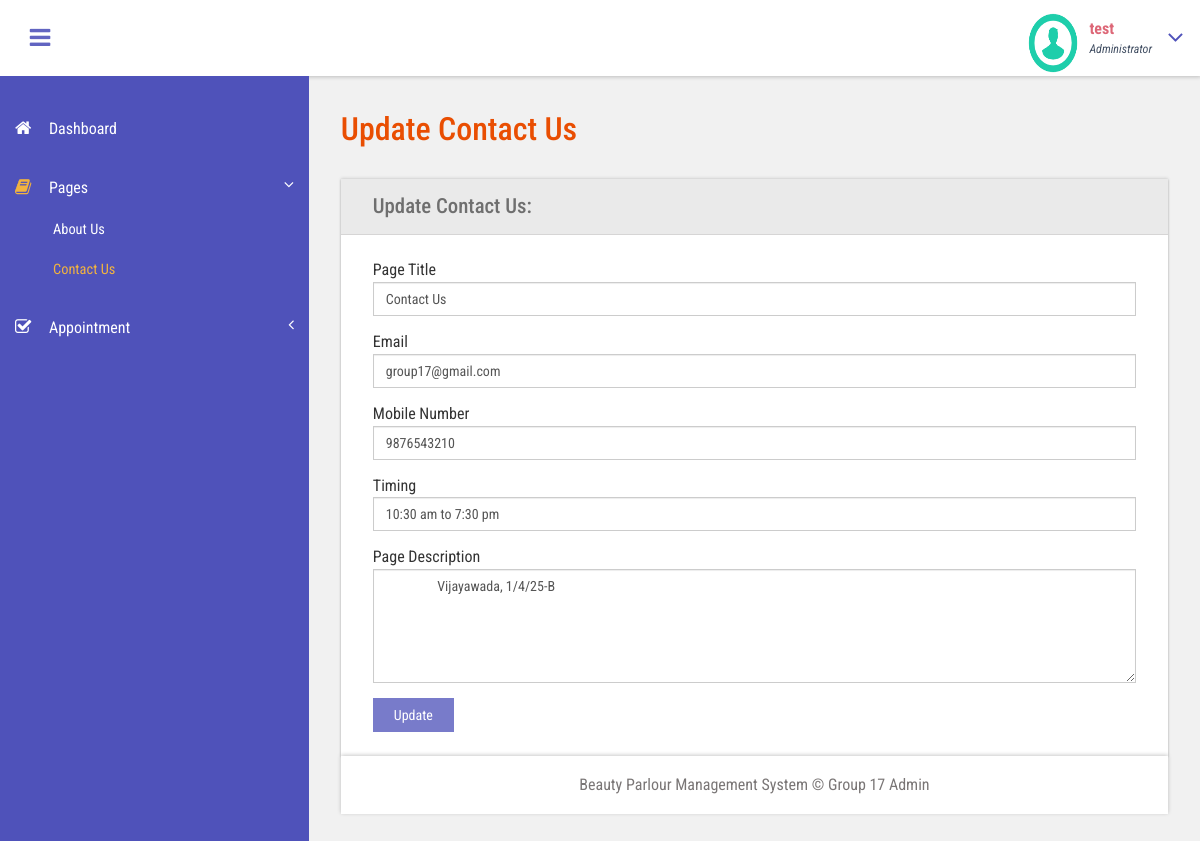
The page /admin/contact-us.php (signed in) on the database its author committed.
### tables this page shows
CREATE TABLE `tblpage` (
  `ID` int(10) NOT NULL,
  `PageType` varchar(200) DEFAULT NULL,
  `PageTitle` mediumtext DEFAULT NULL,
  `PageDescription` mediumtext DEFAULT NULL,
  `Email` varchar(200) DEFAULT NULL,
  `MobileNumber` bigint(10) DEFAULT NULL,
  `UpdationDate` date DEFAULT NULL,
  `Timing` varchar(200) NOT NULL
);

### admin/contact-us.php (the view, shortened to what this page needs)
<?php
include('includes/dbconnection.php');
if (strlen($_SESSION['bpmsaid']==0)) {
  header('location:logout.php');
  } else{
  ?>
<!DOCTYPE HTML>
<html>
<head>
<link href="css/bootstrap.css" rel='stylesheet' type='text/css' />
<link href="css/style.css" rel='stylesheet' type='text/css' />
<link href="css/font-awesome.css" rel="stylesheet">
<link href="css/animate.css" rel="stylesheet" type="text/css" media="all">
<link href="css/custom.css" rel="stylesheet">
</head>
<body class="cbp-spmenu-push">
	<div class="main-content">
		 <?php include_once('includes/sidebar.php');?>
	 <?php include_once('includes/header.php');?>
		<div id="page-wrapper">
			<div class="main-page">
				<div class="forms">
					<h3 class="title1">Update Contact Us</h3>
					<div class="form-grids row widget-shadow" data-example-id="basic-forms">
						<div class="form-title">
							<h4>Update Contact Us:</h4>
						</div>
						<div class="form-body">
							<form method="post">
  <?php
$ret=mysqli_query($con,"select * from  tblpage where PageType='contactus'");
while ($row=mysqli_fetch_array($ret)) {
?>
							 <div class="form-group"> <label for="exampleInputEmail1">Page Title</label> <input type="text" class="form-control" name="pagetitle" id="pagetitle" value="<?php  echo $row['PageTitle'];?>" required="true"> </div><div class="form-group"> <label for="exampleInputEmail1">Email</label> <input type="text" class="form-control" name="email" id="email" value="<?php  echo $row['Email'];?>" required="true"> </div><div class="form-group"> <label for="exampleInputEmail1">Mobile Number</label> <input type="text" class="form-control" name="mobnumber" id="mobnumber" value="<?php  echo $row['MobileNumber'];?>" required="true"> </div><div class="form-group"> <label for="exampleInputEmail1">Timing</label> <input type="text" class="form-control" name="timing" id="timing" value="<?php  echo $row['Timing'];?>" required="true"> </div> <div class="form-group"> <label for="exampleInputPassword1">Page Description</label> <textarea name="pagedes" id="pagedes" rows="5" class="form-control">
        <?php  echo $row['PageDescription'];?></textarea> </div>
							 <?php } ?>
							  <button type="submit" name="submit" class="btn btn-default">Update</button> </form>
						</div>
					</div>
			</div>
		</div>
		 <?php include_once('includes/footer.php');?>
	</div>
</body>
</html>
<?php } ?>

### admin/includes/header.php (shortened to what this page needs)
<div class="sticky-header header-section ">
      <div class="header-left">
        <button id="showLeftPush"><i class="fa fa-bars"></i></button>
          <div class="clearfix"> </div>
        </div>
        <div class="profile_details">
        <?php
$adid=$_SESSION['bpmsaid'];
$ret=mysqli_query($con,"select AdminName from tbladmin where ID='$adid'");
$row=mysqli_fetch_array($ret);
$name=$row['AdminName'];
?>
          <ul>
            <li class="dropdown profile_details_drop">
              <a href="#" class="dropdown-toggle" data-toggle="dropdown" aria-expanded="false">
                <div class="profile_img">
                  <span class="prfil-img"><img src="images/download (1).png" alt="" width="50" height="60"> </span>
                  <div class="user-name">
                    <p><?php echo $name; ?></p>
                    <span>Administrator</span>
                  </div>
                  <i class="fa fa-angle-down lnr"></i>
                  <div class="clearfix"></div>
                </div>
              </a>
            </li>
          </ul>
        </div>
        <div class="clearfix"> </div>
      </div>
    </div>

### admin/css/style.css (style rules this page uses)
h4, h5, h6, h1, h2, h3 { margin: 0; }
ul, ol { margin: 0; }
p { margin: 0; }
html, body { font-family: 'Roboto Condensed', sans-serif; font-size: 100%; overflow-x: hidden; background: #fff; }
body a { transition: 0.5s all ease; -webkit-transition: 0.5s all ease; -moz-transition: 0.5s all ease; -o-transition: 0.5s all ease; -ms-transition: 0.5s all ease; text-decoration:none; }
h1,h2,h3,h4,h5,h6 { margin:0; }
p { margin:0; }
ul,label { margin:0; padding:0; }
.main-content { position: relative; }
.sticky-header { position: fixed; top: 0; left:0px; width: 100%; z-index: 100; }
.header-section { background:#FFF; box-shadow: 1px 1px 4px rgba(0, 0, 0, 0.21); -webkit-box-shadow: 1px 1px 4px rgba(0, 0, 0, 0.21); -moz-box-shadow: 1px 1px 4px rgba(0, 0, 0, 0.21); -o-box-shadow: 1px 1px 4px rgba(0, 0, 0, 0.21); }
.header-section::after { clear: both; display: block; content: ''; }
.header-left { float: left; width: 45%; }
button#showLeftPush { font-size: 1.5em; width: 80px; padding: 0.87em 0; text-align: center; cursor: pointer; float: left; color: #6F6F6F; -moz-transition: all 0.2s ease-out 0s; -webkit-transition: all 0.2s ease-out 0s; transition: all 0.2s ease-out 0s; border: none; background-color: #fff; outline:none; }
.cbp-spmenu-push { overflow-x: hidden; position: relative; }
.cbp-spmenu, .cbp-spmenu-push { -webkit-transition: all 0.3s ease; -moz-transition: all 0.3s ease; transition: all 0.3s ease; }
.cbp-spmenu-push div#page-wrapper { margin: 0 0 0 19.3em; transition:.5s all; -webkit-transition:.5s all; -moz-transition:.5s all; }
.fa { display: inline-block; font-family: FontAwesome; font-style: normal; font-weight: normal; line-height: 1; -webkit-font-smoothing: antialiased; -moz-osx-font-smoothing: grayscale; }
.profile_details { float: right; }
.profile_details_drop a.dropdown-toggle { display:block; padding: 0.8em 3em 0 2em; }
.profile_img span.prfil-img { float:left; }
.user-name { float:left; margin-top:8px; margin-left:11px; height:35px; }
.profile_details ul li { list-style-type:none; position:relative; }
.profile_details li a i.fa.lnr { position: absolute; top: 34%; right: 8%; color: #4F52BA; font-size: 1.6em; }
.user-name p { font-size:1em; color:#DD6777; line-height:1em; font-weight:700; }
.user-name span { font-size: .75em; font-style: italic; color: #424f63; font-weight: normal; margin-top: .3em; }
.charts,.row { margin: 2em 0 0; }
.widget-shadow { background-color: #fff; box-shadow: 0 -1px 3px rgba(0,0,0,.12),0 1px 2px rgba(0,0,0,.24); -webkit-box-shadow: 0 -1px 3px rgba(0,0,0,.12),0 1px 2px rgba(0,0,0,.24); -moz-box-shadow: 0 -1px 3px rgba(0,0,0,.12),0 1px 2px rgba(0,0,0,.24); }
h3.title1 { font-size: 2em; color: #e94e02; margin-bottom: 0.8em; }
.forms h3.title1 { margin-bottom:0; }
.forms h4 { font-size: 1.3em; color: #6F6F6F; }
.form-title { padding: 1em 2em; background-color: #EAEAEA; border-bottom: 1px solid #D6D5D5; }
.form-body { padding: 1.5em 2em; }
.forms label { font-weight: 400; }
.form-control { border-radius: inherit; }
.forms button.btn.btn-default { background-color: rgba(97, 100, 193, 0.85); color: #fff; padding: .5em 1.5em; border: none; outline:none; border-radius: inherit; }

### admin/css/custom.css (style rules this page uses)
#page-wrapper { padding:7em 2em 2.5em; background-color: #F1F1F1; }

### rows shown on the page
tblpage: pagetitle "Contact Us", email "group17@gmail.com", mobnumber "9876543210", timing "10:30 am to 7:30 pm", pagedes "Vijayawada, 1/4/25-B"

### other values the page prints
$name "test"
